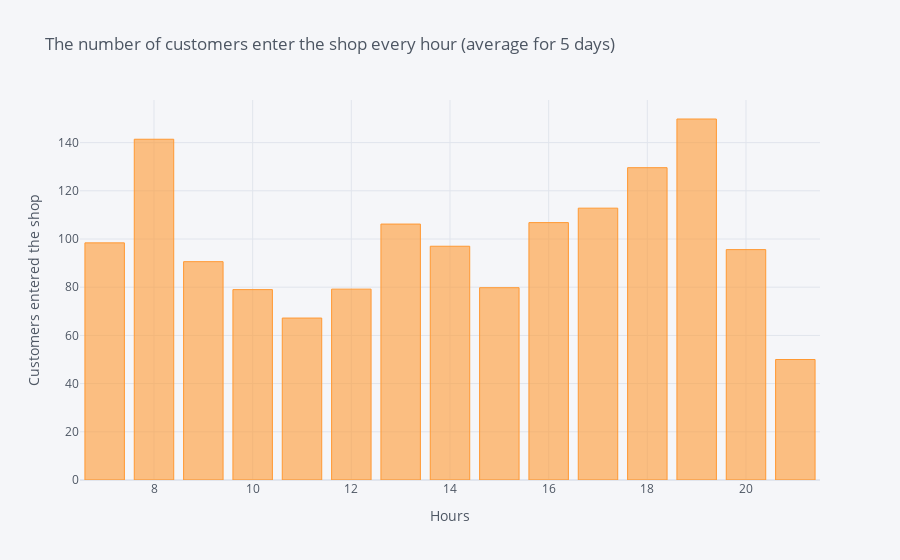

Here is the notebook cell this chart was saved with:
### Code cell
(df.loc[df['step'] == 1].groupby(['hour'])['customer_id'].count()/5).iplot(kind='bar', xTitle='Hours',
 yTitle='Customers entered the shop', 
 title='The number of customers enter the shop every hour (average for 5 days)')

### Figure 1 — Plotly figure (JSON) as saved in the notebook; plotly's stock layout.template omitted (floating-point values rounded to 4 significant figures)
{"data": [{"marker": {"color": "rgba(255, 153, 51, 0.6)", "line": {"color": "rgba(255, 153, 51, 1.0)", "width": 1}}, "name": "customer_id", "orientation": "v", "text": "", "type": "bar", "x": [7, 8, 9, 10, 11, 12, 13, 14, 15, 16, 17, 18, 19, 20, 21], "y": [98.4, 141.4, 90.6, 79, 67.2, 79.2, 106.2, 97, 79.8, 106.8, 112.8, 129.6, 149.8, 95.6, 50]}], "layout": {"legend": {"bgcolor": "#F5F6F9", "font": {"color": "#4D5663"}}, "paper_bgcolor": "#F5F6F9", "plot_bgcolor": "#F5F6F9", "title": {"font": {"color": "#4D5663"}, "text": "The number of customers enter the shop every hour (average for 5 days)"}, "xaxis": {"gridcolor": "#E1E5ED", "showgrid": true, "tickfont": {"color": "#4D5663"}, "title": {"font": {"color": "#4D5663"}, "text": "Hours"}, "zerolinecolor": "#E1E5ED"}, "yaxis": {"gridcolor": "#E1E5ED", "showgrid": true, "tickfont": {"color": "#4D5663"}, "title": {"font": {"color": "#4D5663"}, "text": "Customers entered the shop"}, "zerolinecolor": "#E1E5ED"}}}
